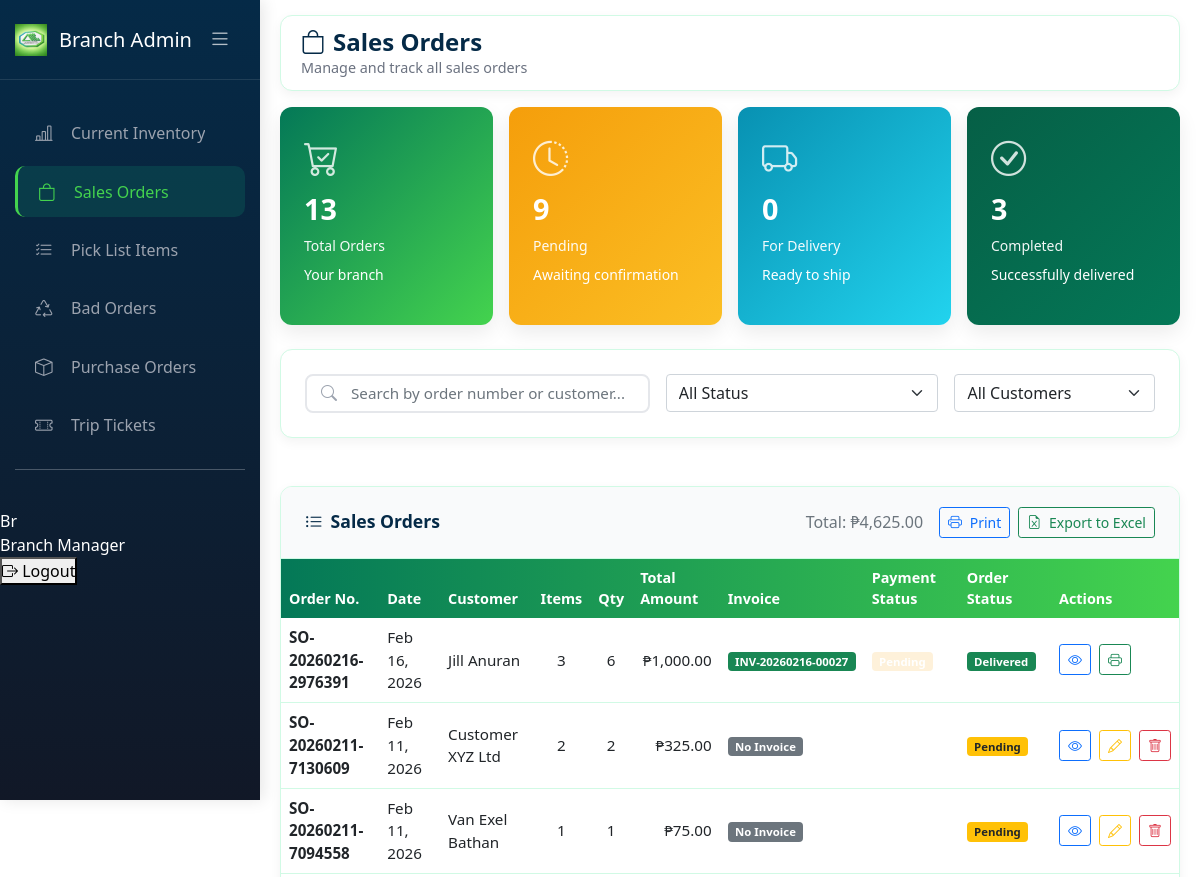
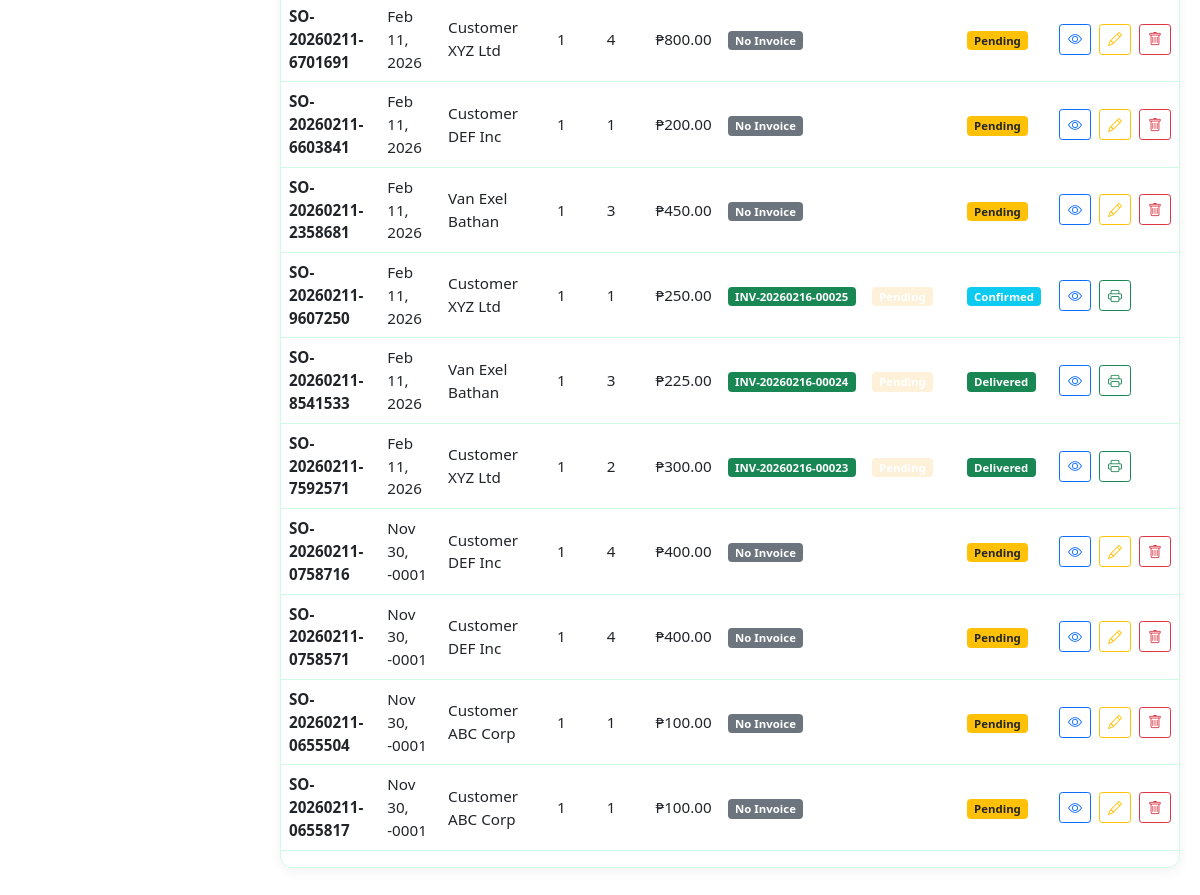
Before: /BranchAdmin/sales_order.php (signed in) with the older database file (2 pictures, top to bottom).
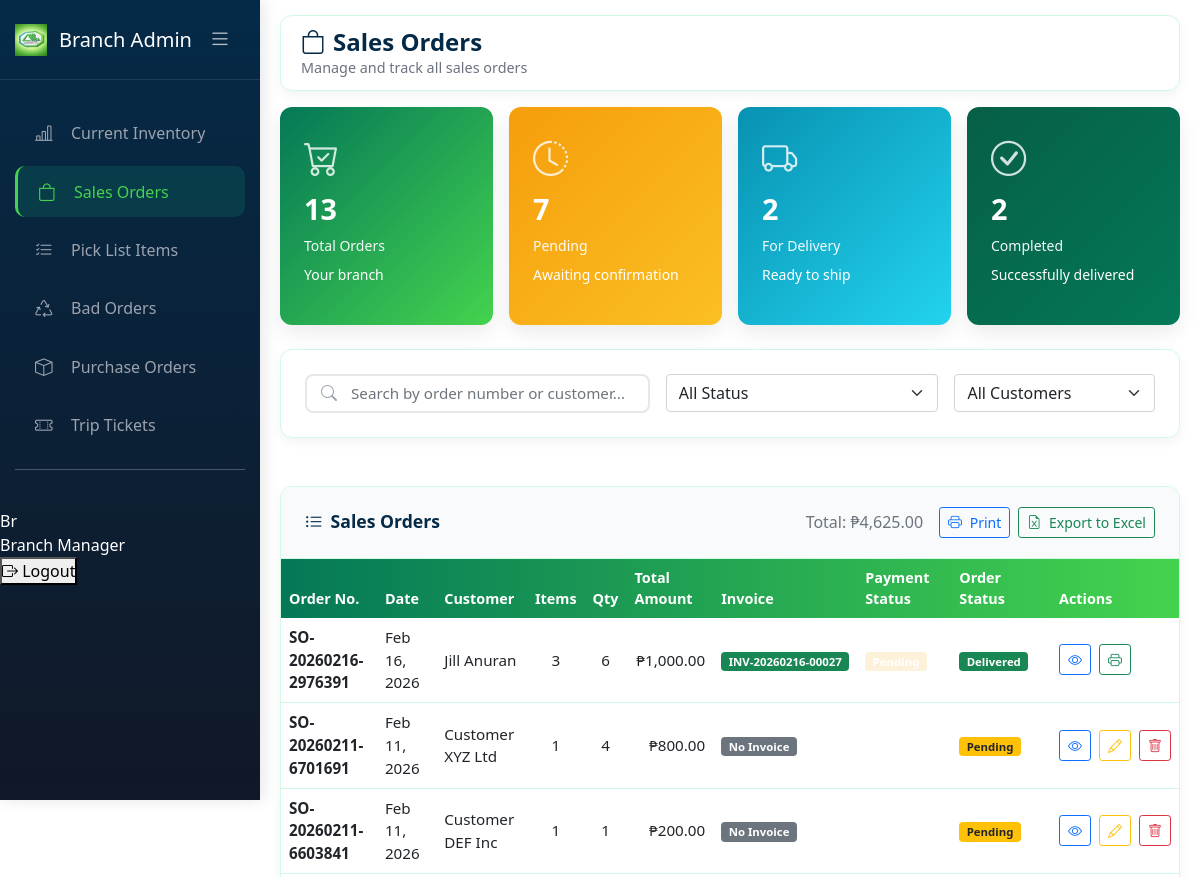
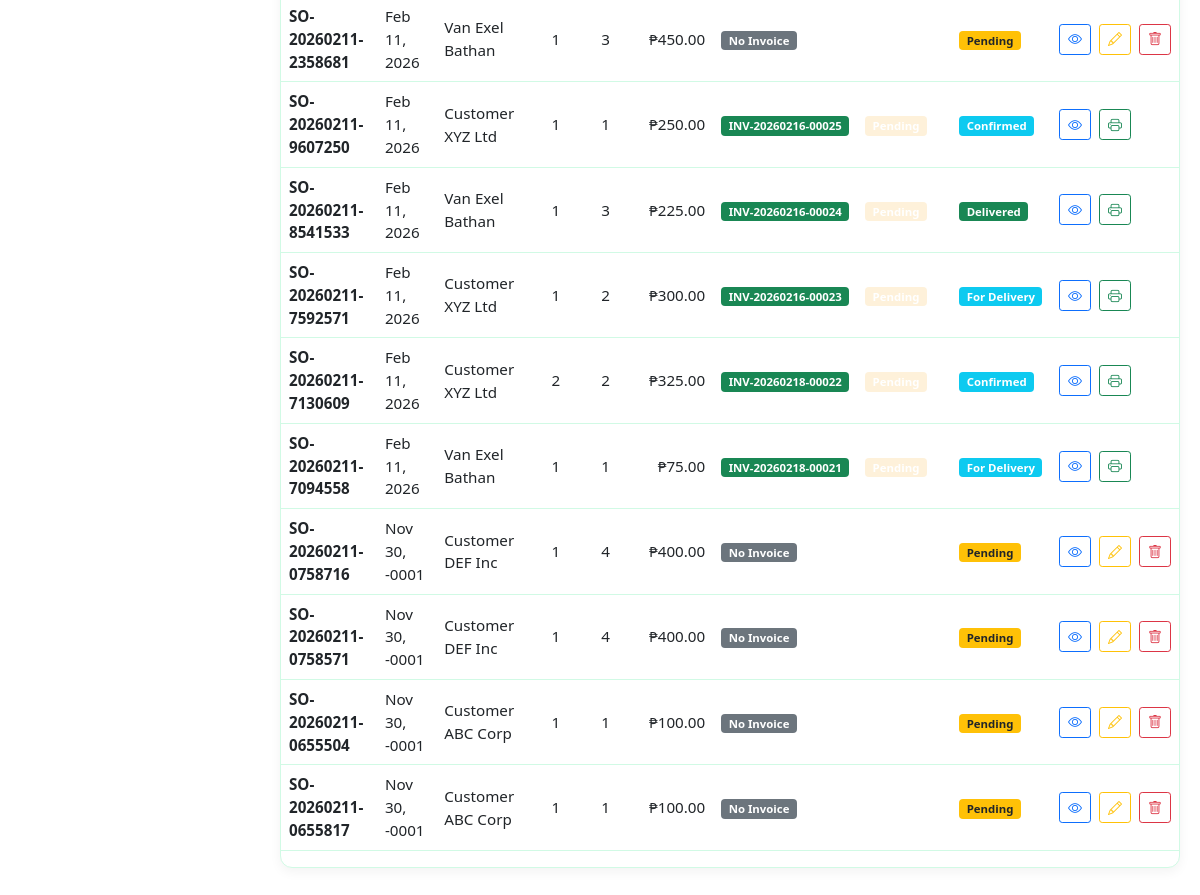
After: the same page with the newer database file (2 pictures, top to bottom).
### tables this page shows
CREATE TABLE `sales_orders` (
  `so_id` int(11) NOT NULL,
  `so_number` varchar(50) NOT NULL,
  `customer_id` int(11) NOT NULL,
  `branch_id` int(11) DEFAULT NULL,
  `order_date` datetime NOT NULL,
  `delivery_date` date DEFAULT NULL,
  `total_amount` decimal(12,2) NOT NULL,
  `order_status` enum('pending','confirmed','processing','ready','delivered','cancelled') DEFAULT 'pending',
  `created_by` int(11) NOT NULL,
  `created_at` timestamp NOT NULL DEFAULT current_timestamp(),
  `updated_at` timestamp NOT NULL DEFAULT current_timestamp() ON UPDATE current_timestamp()
);

CREATE TABLE `customers` (
  `customer_id` int(11) NOT NULL,
  `customer_name` varchar(100) NOT NULL,
  `customer_code` varchar(50) NOT NULL,
  `contact_person` varchar(100) DEFAULT NULL,
  `email` varchar(100) DEFAULT NULL,
  `phone_number` varchar(20) DEFAULT NULL,
  `address` varchar(255) DEFAULT NULL,
  `city` varchar(50) DEFAULT NULL,
  `longitude` decimal(10,6) DEFAULT NULL,
  `latitude` decimal(10,8) DEFAULT NULL,
  `credit_limit` decimal(12,2) DEFAULT 0.00,
  `credit_used` decimal(12,2) DEFAULT 0.00,
  `status` enum('active','inactive','suspended') DEFAULT 'active',
  `created_at` timestamp NOT NULL DEFAULT current_timestamp(),
  `updated_at` timestamp NOT NULL DEFAULT current_timestamp() ON UPDATE current_timestamp(),
  `branch_id` int(11) DEFAULT NULL,
  `full_address` text DEFAULT NULL,
  `delivery_instructions` text DEFAULT NULL
);

### BranchAdmin/sales_order.php (the view, shortened to what the changed rows need)
<?php
require_once '../config/database.php';
$branch_id = $_SESSION['branch_id'] ?? 0;
$view_all_branches = $_SESSION['view_all_branches'] ?? false;
$so_branch_column_exists = false;
$check_column = $conn->query("SHOW COLUMNS FROM sales_orders LIKE 'branch_id'");
if ($check_column && $check_column->num_rows > 0) {
    $so_branch_column_exists = true;
}
$invoice_so_column_exists = false;
$check_invoice_column = $conn->query("SHOW COLUMNS FROM invoices LIKE 'so_id'");
if ($check_invoice_column && $check_invoice_column->num_rows > 0) {
    $invoice_so_column_exists = true;
}
$branch_condition = "";
if ($so_branch_column_exists && !$view_all_branches) {
    $branch_condition = "AND so.branch_id = $branch_id";
}
$sales_query = "
    SELECT
        so.so_id,
        so.so_number,
        so.order_date,
        so.total_amount,
        so.order_status,
        so.branch_id,
        c.customer_name,
        c.customer_id,
        b.branch_name,
        COUNT(soi.so_item_id) as total_items,
        SUM(soi.quantity_ordered) as total_quantity,
        " . ($invoice_so_column_exists ? "inv.invoice_number, inv.status as invoice_status" : "NULL as invoice_number, NULL as invoice_status") . "
    FROM sales_orders so
    JOIN customers c ON so.customer_id = c.customer_id
    LEFT JOIN branches b ON so.branch_id = b.branch_id
    LEFT JOIN sales_order_items soi ON so.so_id = soi.so_id
    " . ($invoice_so_column_exists ? "LEFT JOIN invoices inv ON so.so_id = inv.so_id" : "") . "
    WHERE 1=1
    $branch_condition
    GROUP BY so.so_id
    ORDER BY so.order_date DESC, so.so_id DESC
";
$sales_result = $conn->query($sales_query);
$sales_orders = $sales_result->fetch_all(MYSQLI_ASSOC);
$pending_orders = count(array_filter($sales_orders, fn($so) => $so['order_status'] === 'pending'));
$ready_orders = count(array_filter($sales_orders, fn($so) => $so['order_status'] === 'ready'));
$delivered_orders = count(array_filter($sales_orders, fn($so) => $so['order_status'] === 'delivered'));
$statPendingOrders = $pending_orders;
$statForDelivery = $ready_orders;
$statCompletedOrders = $delivered_orders;
function getOrderStatusBadge($status) {
    return match($status) {
        'pending' => 'badge bg-warning text-dark',
        'confirmed' => 'badge bg-info text-white',
        'processing' => 'badge bg-primary text-white',
        'ready' => 'badge bg-info text-white',
        'delivered' => 'badge bg-success text-white',
        'cancelled' => 'badge bg-danger text-white',
        default => 'badge bg-secondary text-white'
    };
}
function getOrderStatusText($status) {
    return match($status) {
        'pending' => 'Pending',
        'confirmed' => 'Confirmed',
        'processing' => 'Processing',
        'ready' => 'For Delivery',
        'delivered' => 'Delivered',
        'cancelled' => 'Cancelled',
        default => ucfirst($status)
    };
}
function getPaymentStatus($order_status, $invoice_status = null) {
    if ($invoice_status) {
        return match($invoice_status) {
            'paid' => ['status' => 'Paid', 'class' => 'badge-success'],
            'pending' => ['status' => 'Pending', 'class' => 'badge-warning'],
            'cancelled' => ['status' => 'Cancelled', 'class' => 'badge-danger'],
            default => ['status' => 'Pending', 'class' => 'badge-warning']
        };
    }
    return ['status' => 'No Invoice', 'class' => 'badge-secondary'];
}
function formatDate($dateStr) {
    $date = new DateTime($dateStr);
    return $date->format('M d, Y');
}
?>
<!DOCTYPE html>
<html lang="en">
<head>
    <link rel="stylesheet" href="../css/current_inventory.css">
    <link href="https://cdn.jsdelivr.net/npm/bootstrap@5.1.3/dist/css/bootstrap.min.css" rel="stylesheet">
    <link rel="stylesheet" href="https://cdn.jsdelivr.net/npm/bootstrap-icons@1.8.1/font/bootstrap-icons.css">
    <link href="https://cdn.jsdelivr.net/npm/sweetalert2@11/dist/sweetalert2.min.css" rel="stylesheet">
</head>
<body>
    <div id="appPage">
        <div class="main-content" id="mainContent">
            <div id="dashboardContent" class="page-content active" data-print-date="<?php echo date('F d, Y H:i:s'); ?>">
                <div class="navbar-top">
                    <div class="page-title">
                        <h2><i class="bi bi-bag me-2"></i>Sales Orders</h2>
                    </div>
                </div>
                <div class="row g-3 mb-4">
                    <div class="col-md-3">
                        <div class="stat-card pending">
                            <i class="bi bi-clock-history stat-icon"></i>
                            <div class="stat-value"><?= $statPendingOrders ?></div>
                            <div class="stat-label">Pending</div>
                            <small class="d-block mt-2">Awaiting confirmation</small>
                        </div>
                    </div>
                    <div class="col-md-3">
                        <div class="stat-card delivery">
                            <i class="bi bi-truck stat-icon"></i>
                            <div class="stat-value"><?= $statForDelivery ?></div>
                            <div class="stat-label">For Delivery</div>
                            <small class="d-block mt-2">Ready to ship</small>
                        </div>
                    </div>
                    <div class="col-md-3">
                        <div class="stat-card complete">
                            <i class="bi bi-check-circle stat-icon"></i>
                            <div class="stat-value"><?= $statCompletedOrders ?></div>
                            <div class="stat-label">Completed</div>
                            <small class="d-block mt-2">Successfully delivered</small>
                        </div>
                    </div>
                </div>
                <div class="data-table">
                    <div class="table-responsive">
                        <table class="table custom-table" id="salesOrdersTable">
                            <thead>
                                <tr>
                                    <th>Order No.</th>
                                    <th>Date</th>
                                    <th>Customer</th>
                                    <th>Items</th>
                                    <th>Qty</th>
                                    <th>Total Amount</th>
                                    <th>Invoice</th>
                                    <th>Payment Status</th>
                                    <th>Order Status</th>
                                    <th>Actions</th>
                                </tr>
                            </thead>
                            <tbody id="salesOrdersTableBody">
                                <?php if (empty($sales_orders)): ?>
                                <tr>
                                    <td colspan="<?= ($so_branch_column_exists && $view_all_branches) ? '11' : '10' ?>" class="text-center py-4">
                                        <i class="bi bi-inbox fs-1 d-block text-muted mb-2"></i>
                                        <p class="text-muted mb-0">No sales orders found</p>
                                    </td>
                                </tr>
                                <?php else: ?>
                                    <?php foreach ($sales_orders as $order):
                                        $payment = getPaymentStatus($order['order_status'], $order['invoice_status'] ?? null);
                                    ?>
                                    <tr class="sales-order-row"
                                        data-id="<?= $order['so_id'] ?>"
                                        data-order-number="<?= htmlspecialchars($order['so_number']) ?>"
                                        data-customer="<?= htmlspecialchars($order['customer_name']) ?>"
                                        data-status="<?= $order['order_status'] ?>"
                                        data-date="<?= $order['order_date'] ?>"
                                        data-amount="<?= $order['total_amount'] ?>"
                                        data-items="<?= $order['total_items'] ?? 0 ?>"
                                        data-qty="<?= $order['total_quantity'] ?? 0 ?>"
                                        data-invoice="<?= htmlspecialchars($order['invoice_number'] ?? '') ?>"
                                        data-invoice-status="<?= $order['invoice_status'] ?? '' ?>">
                                        <td><strong><?= htmlspecialchars($order['so_number']) ?></strong></td>
                                        <td><?= formatDate($order['order_date']) ?></td>
                                        <td><?= htmlspecialchars($order['customer_name']) ?></td>
                                        <td class="text-center"><?= $order['total_items'] ?? 0 ?></td>
                                        <td class="text-center"><?= $order['total_quantity'] ?? 0 ?></td>
                                        <td class="text-end">₱<?= number_format($order['total_amount'] ?? 0, 2) ?></td>
                                        <td>
                                            <?php if ($order['invoice_number']): ?>
                                                <span class="badge bg-success"><?= htmlspecialchars($order['invoice_number']) ?></span>
                                            <?php else: ?>
                                                <span class="badge bg-secondary">No Invoice</span>
                                            <?php endif; ?>
                                        </td>
                                        <td>
                                            <span class="badge <?= $payment['class'] ?>"><?= $payment['status'] ?></span>
                                        </td>
                                        <td>
                                            <span class="<?= getOrderStatusBadge($order['order_status']) ?>">
                                                <?= getOrderStatusText($order['order_status']) ?>
                                            </span>
                                        </td>
                                        <td>
                                            <div class="action-buttons">
                                                <button class="btn btn-sm btn-outline-primary" onclick="viewOrder(<?= $order['so_id'] ?>)" title="View">
                                                    <i class="bi bi-eye"></i>
                                                </button>
                                                <?php if ($order['order_status'] == 'pending'): ?>
                                                    <button class="btn btn-sm btn-outline-warning" onclick="editOrder(<?= $order['so_id'] ?>)" title="Edit">
                                                        <i class="bi bi-pencil"></i>
                                                    </button>
                                                <?php elseif (in_array($order['order_status'], ['confirmed', 'processing', 'ready', 'delivered'])): ?>
                                                    <button class="btn btn-sm btn-outline-success" onclick="printOrder(<?= $order['so_id'] ?>)" title="Print Order">
                                                        <i class="bi bi-printer"></i>
                                                    </button>
                                                <?php endif; ?>
                                                <?php if ($order['order_status'] == 'pending'): ?>
                                                    <button class="btn btn-sm btn-outline-danger" onclick="deleteOrder(<?= $order['so_id'] ?>)" title="Delete">
                                                        <i class="bi bi-trash"></i>
                                                    </button>
                                                <?php endif; ?>
                                            </div>
                                        </td>
                                    </tr>
                                    <?php endforeach; ?>
                                <?php endif; ?>
                            </tbody>
                        </table>
                    </div>
                </div>
            </div>
        </div>
    </div>
</body>
</html>

Changed rows visible on the page:
changed sales_orders "SO-20260211-7592571": order_status "Delivered" → "For Delivery"
changed sales_orders "SO-20260211-7130609": invoice_number (not shown) → "INV-20260218-00022"; order_status "Pending" → "Confirmed"; no longer shows "No Invoice"; moves down the list
changed sales_orders "SO-20260211-7094558": invoice_number (not shown) → "INV-20260218-00021"; order_status "Pending" → "For Delivery"; no longer shows "No Invoice"; moves down the list
Other visible differences:
$statPendingOrders: "9" → "7"
$statForDelivery: "0" → "2"
$statCompletedOrders: "3" → "2"
